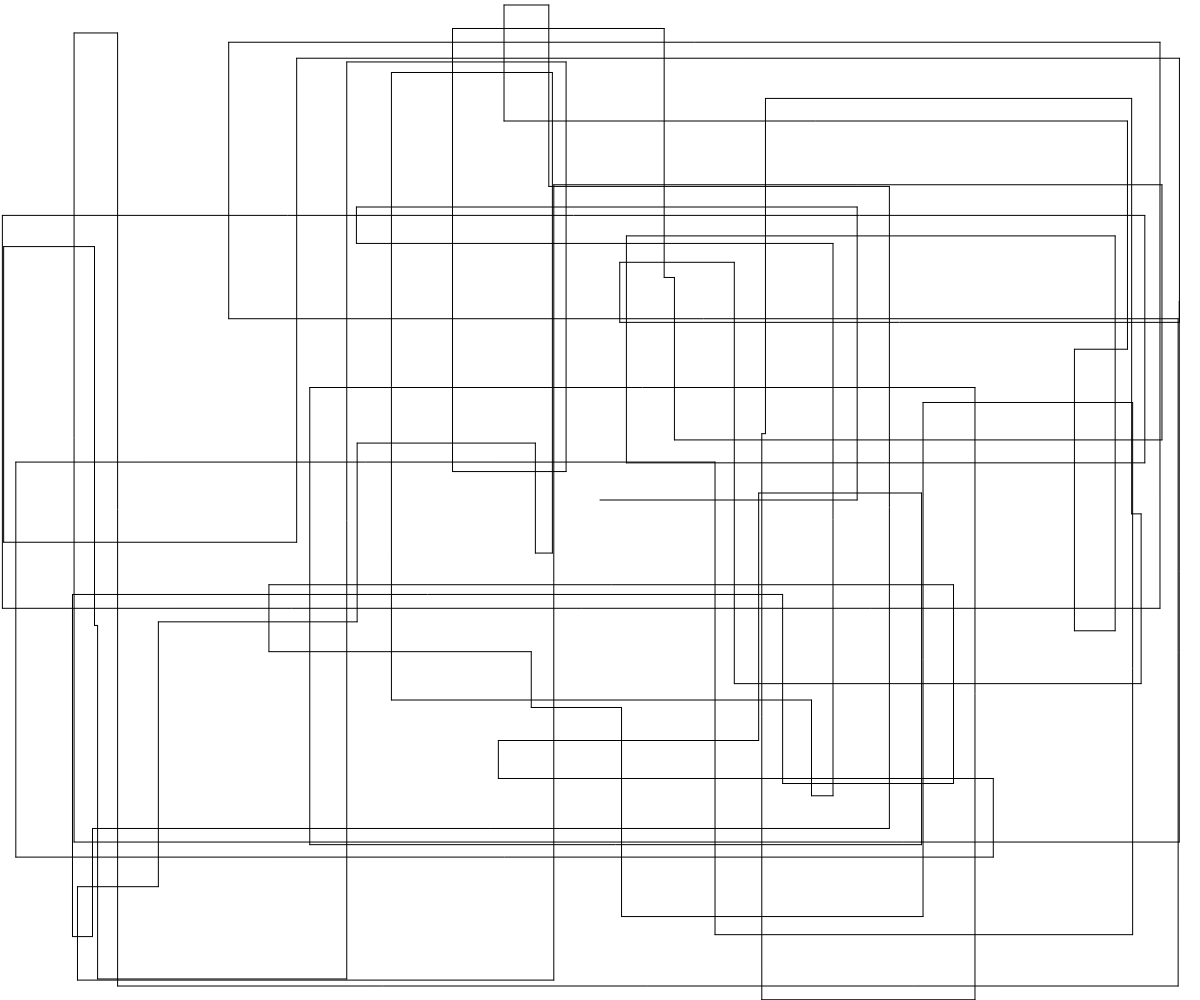
Frame 1 (no input)
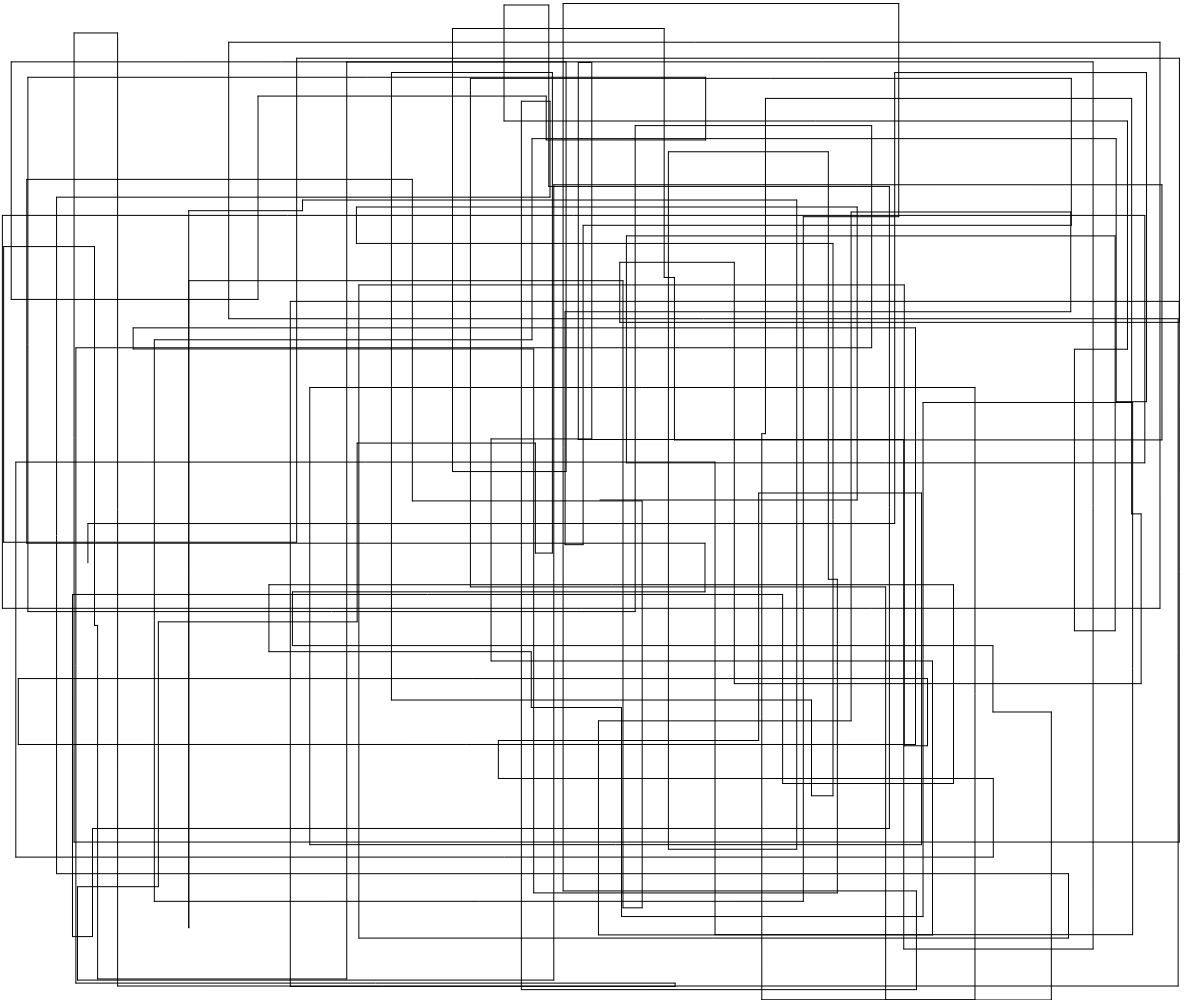
Frame 2 (the mouse pressed at the canvas centre, redrawn once)

The p5.js sketch that drew these frames (run headless with seeded random() and noise() and a simulated clock; the mouse was pressed at the canvas centre and the sketch redrawn once):

// p5.js sketch
// ── sketch.js
// Art Replecation
// Conner
// April 11th 
//
// Extra for Experts:
// - describe what you did to take this project "above and beyond"

let x,y;

function setup() {
  createCanvas(windowWidth, windowHeight);
  x = width/2;
  y = height/2;
  noLoop();
}

function horizontal(){
  let newx = random(width);
  line(x, y, newx, y);
  //line(x, y, newx, y);
  x = newx;
}

function vertical(){
  let newy = random(height);
  line(x, y, x, newy);
  y = newy;
}

function draw() {
  //background(255);
  for (let z = 0; z < 60; z ++){
    horizontal();
    vertical();
    fill(random(255), random(255), random(255));
  }
}
